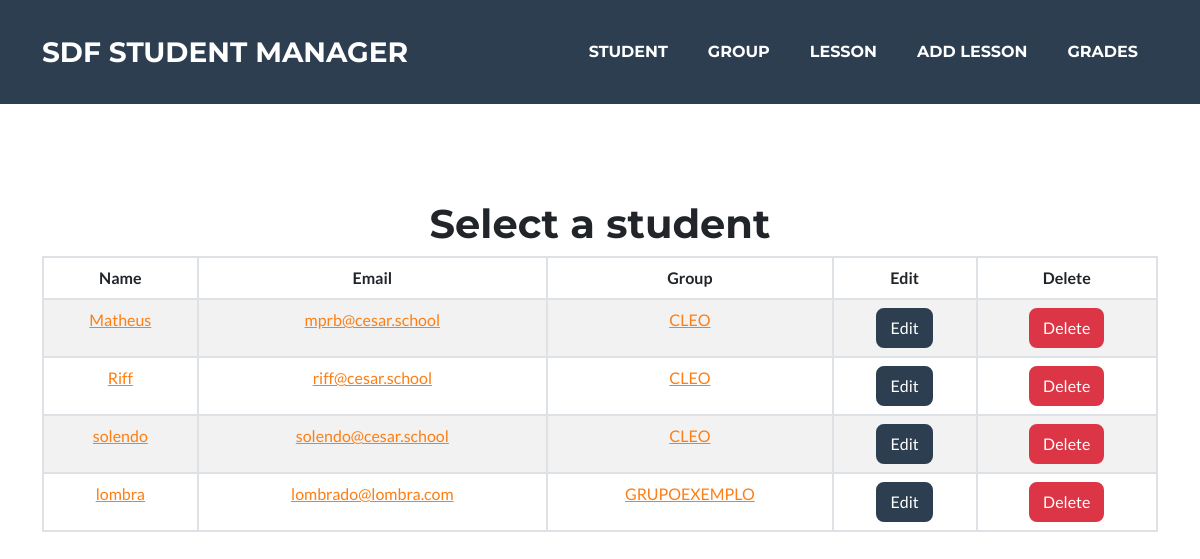
/student/select/, run on an earlier commit of the app's database.
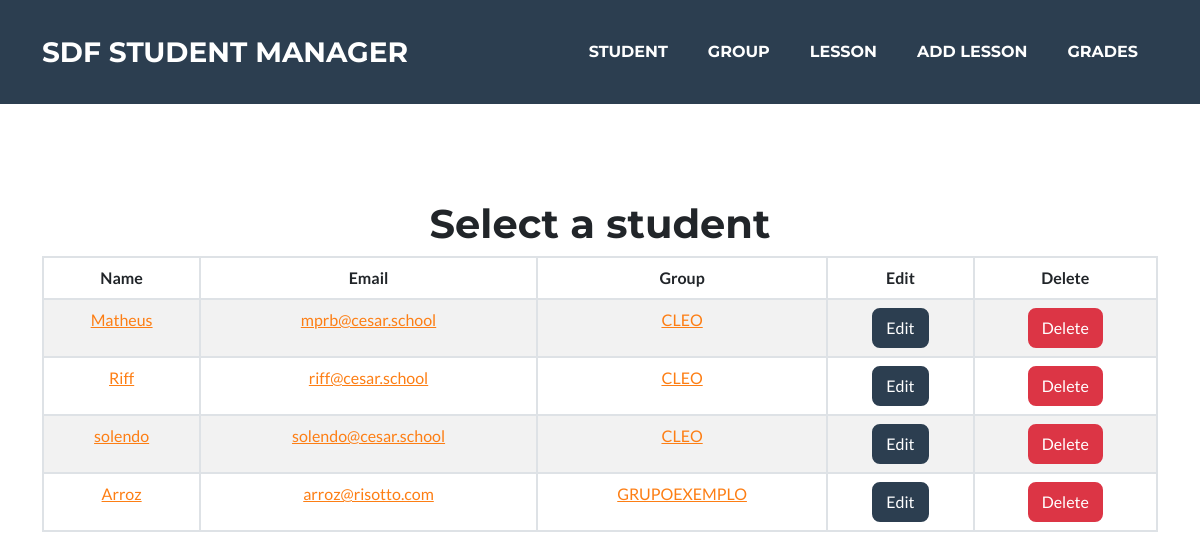
And on a later commit of the database.
### presence_count/models.py (models this page shows, shortened)
class Student(models.Model):
    name = models.CharField(max_length=100)
    email = models.EmailField(max_length=100)
    grade_1 = models.FloatField(default=0)
    grade_2 = models.FloatField(default=0)
    grade_avg = models.FloatField(default=0)
    presences = models.IntegerField(default=0)
    group = models.ForeignKey(Group, on_delete=models.PROTECT, default=None, null=True, blank=True)

class Group(models.Model):
    name = models.CharField(max_length=100)
    tracking = models.URLField(blank=True)
    repo = models.URLField(blank=True)
    prototype = models.URLField(blank=True)
    description = models.TextField(max_length=512, blank=True)
    def __str__(self):
        return self.name

### presence_count/views.py (the view)
# urls.py: path('student/select/', views.select_student, name='select_student'),
def select_student(request):
    students = Student.objects.all().order_by('group_id')
    context = {'students': students}
    return render(request, 'student/student_manager.html', context)

### presence_count/templates/student/student_manager.html
{% extends 'base.html' %}
{% block body %}
<header class="masthead text-center">
    <div class="container d-flex flex-column">
        <h1>Select a student</h1>
        <table class="table table-striped table-hover table-bordered">
            <thead>
                <tr>
                    <th scope="col">Name</th>
                    <th scope="col">Email</th>
                    <th scope="col">Group</th>
                    <th scope="col">Edit</th>
                    <th scope="col">Delete</th>
                </tr>
            </thead>
            <tbody>
                {% for student in students %}
                <tr>
                    <td><a href="{% url 'presence_count:view_student' student.id %}" target="_blank">{{student.name}}</a></td>
                    <td><a href="mailto:{{student.email}}">{{student.email}}</a></td>
                    {% if student.group_id %}
                        <td><a href="{% url 'presence_count:view_group' student.group_id %}" target="_blank">{{student.group}}</a></td>
                    {% else %}
                        <td>{{student.group}}</td>
                    {% endif %}
                    <td><a class="btn btn-secondary" href="{% url 'presence_count:edit_student' student.id %}">Edit</a></td>
                    <td><a class="btn btn-danger" href="{% url 'presence_count:confirm_delete_student' student.id %}">Delete</a></td>
                </tr>
                {% endfor %}
            </tbody>
        </table>
    </div>
</header>
{% endblock %}

What changed in the data, as far as the page shows it:
changed Student "GRUPOEXEMPLO": name "lombra" → "Arroz"; email "lombrado@lombra.com" → "arroz@risotto.com"
